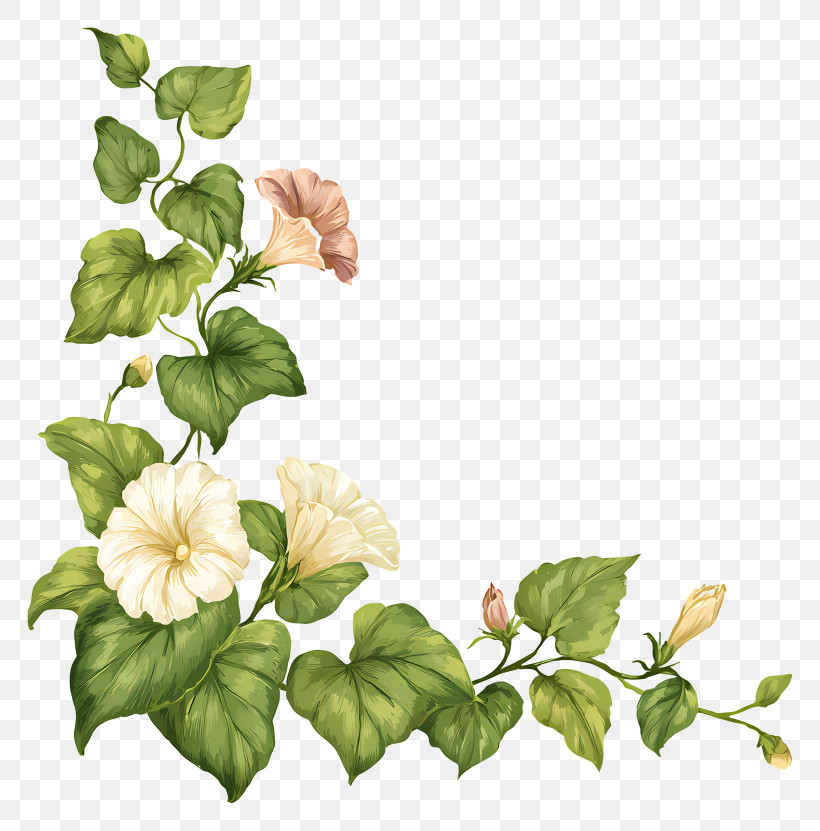
#> input picture vine_border.jpg, 820 x 831 px, found by its file name
$ jupyter execute --allow-errors 'design contd.ipynb'
#> lines starting #> are read from the running program, lines starting #| are printed output that depends on the picture; pictures that were not available may be replaced by others from this repository, and a replacement may not be noted
[cell 1]
import urllib.request

# This dictionary maps the exact filenames your design script looks for to their web URLs
images_to_download = {
    # 1. Your original base card tract image
    "base_card.jpeg": "https://pub-c06316203b53460e90b84cb1f00cb0ec.r2.dev/tract_base.jpeg",

    # 2. The four design element PNGs with transparent backgrounds
    "praying_hands.png": "http://googleusercontent.com/image_collection/image_retrieval/7299306657974641378_0",
    "vine_border.png": "http://googleusercontent.com/image_collection/image_retrieval/15749048092706089976_0",
    "cross_glow.png": "http://googleusercontent.com/image_collection/image_retrieval/16216846121536657153_0",
    "dove.png": "http://googleusercontent.com/image_collection/image_retrieval/17490197199950563231_0"
}

print("Downloading files directly into your active Jupyter workspace...")

#> (the rest of this cell did not finish here and is left out)

[cell 2]
from PIL import Image

def generate_tract_design():
    # 1. Open the original base card image
    base_image = Image.open("base_card.jpeg").convert("RGBA")
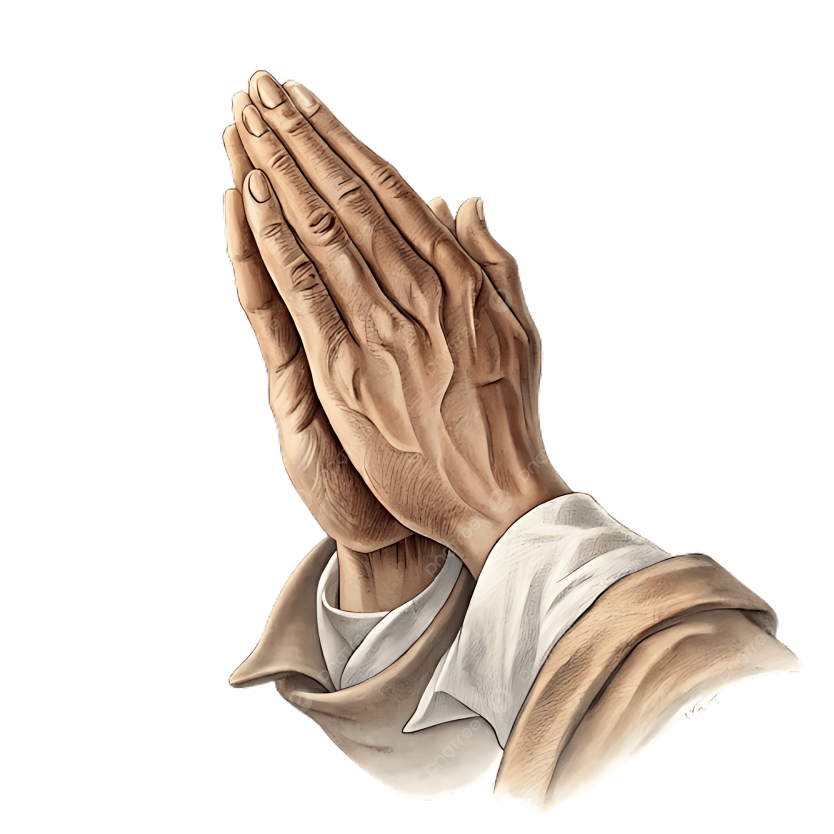
#> base_image: PIL image 2500x2500 RGBA (shown at 1/3 size); mean R, G, B, A 63.6, 54.5, 47.3, 79.7; transparent parts drawn white
    card_width, card_height = base_image.size
#> card_width = 2500; card_height = 2500

    # Helper function to open and resize transparent design elements
    def load_element(filename, target_width):
#> called with filename = 'praying_hands.png', target_width = 320
        img = Image.open(filename).convert("RGBA")
        # Calculate height keeping the aspect ratio perfect
        aspect_ratio = img.height / img.width
#> aspect_ratio = 1.01
        target_height = int(target_width * aspect_ratio)
#> target_height = 324
        return img.resize((target_width, target_height), Image.Resampling.LANCZOS)
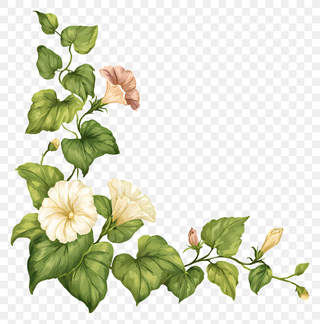
#> returned value: PIL image 320x324 RGBA; mean R, G, B, A 221.5, 223.9, 205.6, 255

    # 2. Load and resize each design asset
    # Adjust the target widths (pixels) to change asset sizes on the card
    hands = load_element("praying_hands.png", target_width=320)
    vine = load_element("vine_border.png", target_width=220)
#> call 2 of load_element, with filename = 'vine_border.png', target_width = 220
#> in load_element (call 2), `return img.resize((target_width, target_height), Image.Resampling.LANC..`:
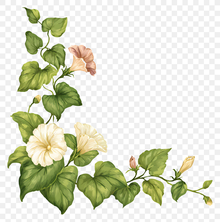
#> returned value: PIL image 220x222 RGBA; mean R, G, B, A 221.5, 223.8, 205.5, 255
    cross = load_element("cross_glow.png", target_width=180)
#> call 3 of load_element, with filename = 'cross_glow.png', target_width = 180
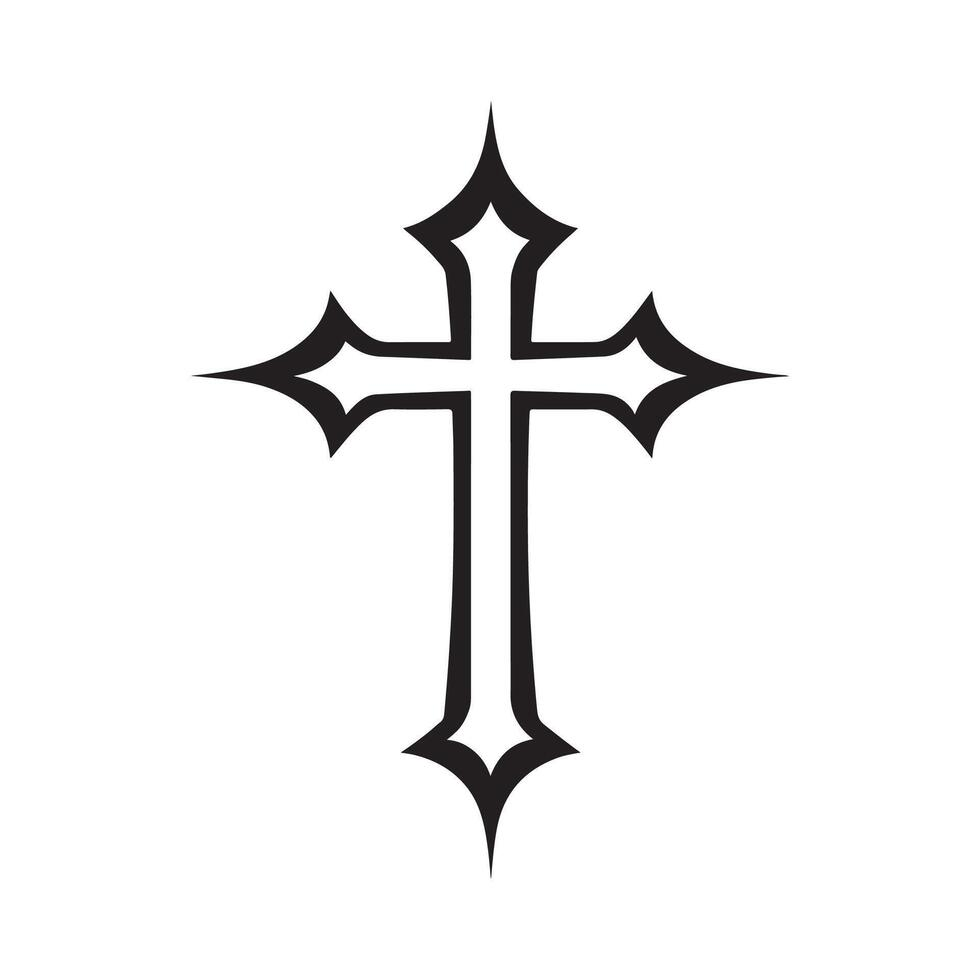
#> input picture cross_glow.jpg, 980 x 980 px, given in place of cross_glow.png, which was not available
#> in load_element (call 3), `return img.resize((target_width, target_height), Image.Resampling.LANC..`:
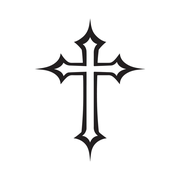
#> returned value: PIL image 180x180 RGBA; mean R, G, B, A 242.7, 242.5, 242.6, 255
    dove = load_element("dove.png", target_width=140)

    # 3. Paste elements using coordinates matching your 2, 3, 4, 5 positions
    # Format: (X-coordinate, Y-coordinate). Top-left of the card is (0,0)

    # Position 2: Watermark style behind the Sinner's prayer box center
    # Adjust opacity of the hands to 35% so the text remains completely legible
    hands_alpha = hands.split()[3]
    hands_alpha = hands_alpha.point(lambda p: int(p * 0.35))
    hands.putalpha(hands_alpha)
    # Center the hands horizontally over the box area
    hands_x = (card_width - hands.width) // 2
    base_image.paste(hands, (hands_x, 340), mask=hands)

    # Position 3: Lower-left decorative border accent
    base_image.paste(vine, (20, card_height - vine.height - 40), mask=vine)

    # Position 4: Lower-right illuminated cross
    base_image.paste(cross, (card_width - cross.width - 40, card_height - cross.height - 40), mask=cross)

    # Position 5: Center bottom dove accent right next to the text
    # Placed right beside the "God bless you." text at the bottom center
    dove_x = (card_width // 2) + 60
    base_image.paste(dove, (dove_x, card_height - dove.height - 35), mask=dove)

    # 4. Convert back to RGB format and save the final print-ready image
    final_design = base_image.convert("RGB")
    final_design.save("final_prayer_tract.jpg", "JPEG", quality=95)
    print("Design updated successfully! Checked final_prayer_tract.jpg")

#> (the rest of this cell did not finish here and is left out)
